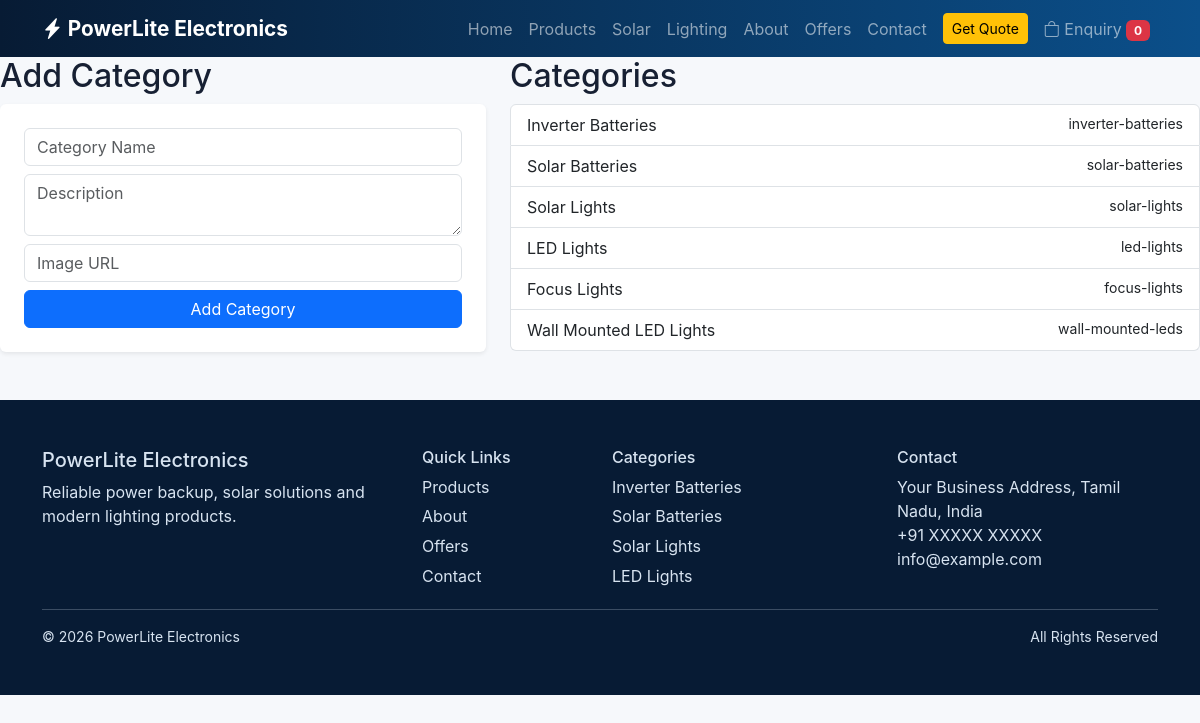
/categories.php, run on the app's committed database.
### tables this page shows
CREATE TABLE categories (
 id INT AUTO_INCREMENT PRIMARY KEY,
 name VARCHAR(120) NOT NULL UNIQUE,
 slug VARCHAR(140) NOT NULL UNIQUE,
 description TEXT,
 image VARCHAR(500),
 active TINYINT(1) DEFAULT 1
);

### functions.php (called while the page is built, shortened)
<?php
function e($value) { return htmlspecialchars((string)$value, ENT_QUOTES, 'UTF-8'); }
function base_url($path='') {
    $folder = rtrim(dirname($_SERVER['SCRIPT_NAME']), '/\\');
    return ($folder === '/' ? '' : $folder) . ($path ? '/' . ltrim($path, '/') : '');
}
function cart_count() { return array_sum($_SESSION['cart'] ?? []); }
?>

### categories.php (the view)
<?php $title='Categories';require 'includes/header.php';if($_SERVER['REQUEST_METHOD']==='POST'){$name=trim($_POST['name']);$slug=preg_replace('/[^a-z0-9]+/','-',strtolower($name));$pdo->prepare("INSERT INTO categories(name,slug,description,image,active) VALUES(?,?,?,?,1)")->execute([$name,$slug,trim($_POST['description']),trim($_POST['image'])]);} $cats=$pdo->query("SELECT * FROM categories ORDER BY id")->fetchAll();?><div class="row g-4"><div class="col-lg-5"><h2>Add Category</h2><form method="post" class="card p-4 border-0 shadow-sm"><input required name="name" class="form-control mb-2" placeholder="Category Name"><textarea name="description" class="form-control mb-2" placeholder="Description"></textarea><input name="image" class="form-control mb-2" placeholder="Image URL"><button class="btn btn-primary">Add Category</button></form></div><div class="col-lg-7"><h2>Categories</h2><div class="list-group"><?php foreach($cats as $c):?><div class="list-group-item d-flex justify-content-between"><span><?=e($c['name'])?></span><small><?=e($c['slug'])?></small></div><?php endforeach;?></div></div></div><?php require 'includes/footer.php';?>

### header.php (shortened to what this page needs)
<?php
require_once __DIR__.'/../config/database.php';
require_once __DIR__.'/functions.php';
$settings = $pdo->query("SELECT setting_key, setting_value FROM settings")->fetchAll(PDO::FETCH_KEY_PAIR);
?>
<!doctype html>
<html lang="en">
<head>
<link href="https://cdn.jsdelivr.net/npm/bootstrap@5.3.3/dist/css/bootstrap.min.css" rel="stylesheet">
<link href="https://cdn.jsdelivr.net/npm/bootstrap-icons@1.11.3/font/bootstrap-icons.css" rel="stylesheet">
<link rel="stylesheet" href="<?= base_url('assets/css/style.css') ?>">
</head>
<body>
<nav class="navbar navbar-expand-lg navbar-dark sticky-top">
<div class="container">
<a class="navbar-brand fw-bold" href="<?= base_url('index.php') ?>"><i class="bi bi-lightning-charge-fill"></i> <?= e($settings['business_name'] ?? 'PowerLite') ?></a>
<div class="collapse navbar-collapse" id="nav">
<ul class="navbar-nav ms-auto align-items-lg-center">
<li class="nav-item"><a class="nav-link" href="<?= base_url('index.php') ?>">Home</a></li>
<li class="nav-item"><a class="nav-link" href="<?= base_url('products.php') ?>">Products</a></li>
<li class="nav-item"><a class="nav-link" href="<?= base_url('category.php?slug=solar-lights') ?>">Solar</a></li>
<li class="nav-item"><a class="nav-link" href="<?= base_url('category.php?slug=led-lights') ?>">Lighting</a></li>
<li class="nav-item"><a class="nav-link" href="<?= base_url('about.php') ?>">About</a></li>
<li class="nav-item"><a class="nav-link" href="<?= base_url('offers.php') ?>">Offers</a></li>
<li class="nav-item"><a class="nav-link" href="<?= base_url('contact.php') ?>">Contact</a></li>
<li class="nav-item ms-lg-2"><a class="btn btn-warning btn-sm" href="<?= base_url('quote.php') ?>">Get Quote</a></li>
<li class="nav-item ms-lg-2"><a class="nav-link position-relative" href="<?= base_url('cart.php') ?>"><i class="bi bi-bag"></i> Enquiry <span class="badge bg-danger"><?= cart_count() ?></span></a></li>
</ul>
</div></div></nav>
<main>

### footer.php (shortened to what this page needs)
</main>
<footer class="footer mt-5">
<div class="container py-5">
<div class="row g-4">
<div class="col-md-4"><h5><?= e($settings['business_name'] ?? 'PowerLite') ?></h5><p>Reliable power backup, solar solutions and modern lighting products.</p></div>
<div class="col-md-2"><h6>Quick Links</h6><a href="<?= base_url('products.php') ?>">Products</a><a href="<?= base_url('about.php') ?>">About</a><a href="<?= base_url('offers.php') ?>">Offers</a><a href="<?= base_url('contact.php') ?>">Contact</a></div>
<div class="col-md-3"><h6>Categories</h6><a href="<?= base_url('category.php?slug=inverter-batteries') ?>">Inverter Batteries</a><a href="<?= base_url('category.php?slug=solar-batteries') ?>">Solar Batteries</a><a href="<?= base_url('category.php?slug=solar-lights') ?>">Solar Lights</a><a href="<?= base_url('category.php?slug=led-lights') ?>">LED Lights</a></div>
<div class="col-md-3"><h6>Contact</h6><p><?= e($settings['address'] ?? 'Your Business Address') ?><br><?= e($settings['phone'] ?? '+91 XXXXX XXXXX') ?><br><?= e($settings['email'] ?? 'info@example.com') ?></p></div>
</div><hr><div class="d-flex justify-content-between small"><span>© <?= date('Y') ?> <?= e($settings['business_name'] ?? 'PowerLite') ?></span><span>All Rights Reserved</span></div>
</div></footer>
</body></html>

### style.css (style rules this page uses)
:root { --navy:#071b34;--blue:#0b4f8a;--green:#20a45b;--gold:#ffc107 }
body { font-family:Inter,Arial,sans-serif;background:#f6f8fb;color:#172033 }
.navbar { background:linear-gradient(90deg,var(--navy),#0b4f8a) }
.navbar-brand { font-size:1.3rem }
.footer { background:var(--navy);color:#d7e3f0 }
.footer a { display:block;color:#d7e3f0;text-decoration:none;margin:.35rem 0 }

### data on the page
categories: name "Inverter Batteries", slug "inverter-batteries"
categories: name "Solar Batteries", slug "solar-batteries"
categories: name "Solar Lights", slug "solar-lights"
categories: name "LED Lights", slug "led-lights"
categories: name "Focus Lights", slug "focus-lights"
categories: name "Wall Mounted LED Lights", slug "wall-mounted-leds"

### other printed values
$settings['business_name'] "PowerLite Electronics"
cart_count() "0"
$settings['address'] "Your Business Address, Tamil Nadu, India"
$settings['phone'] "+91 XXXXX XXXXX"
$settings['email'] "info@example.com"
